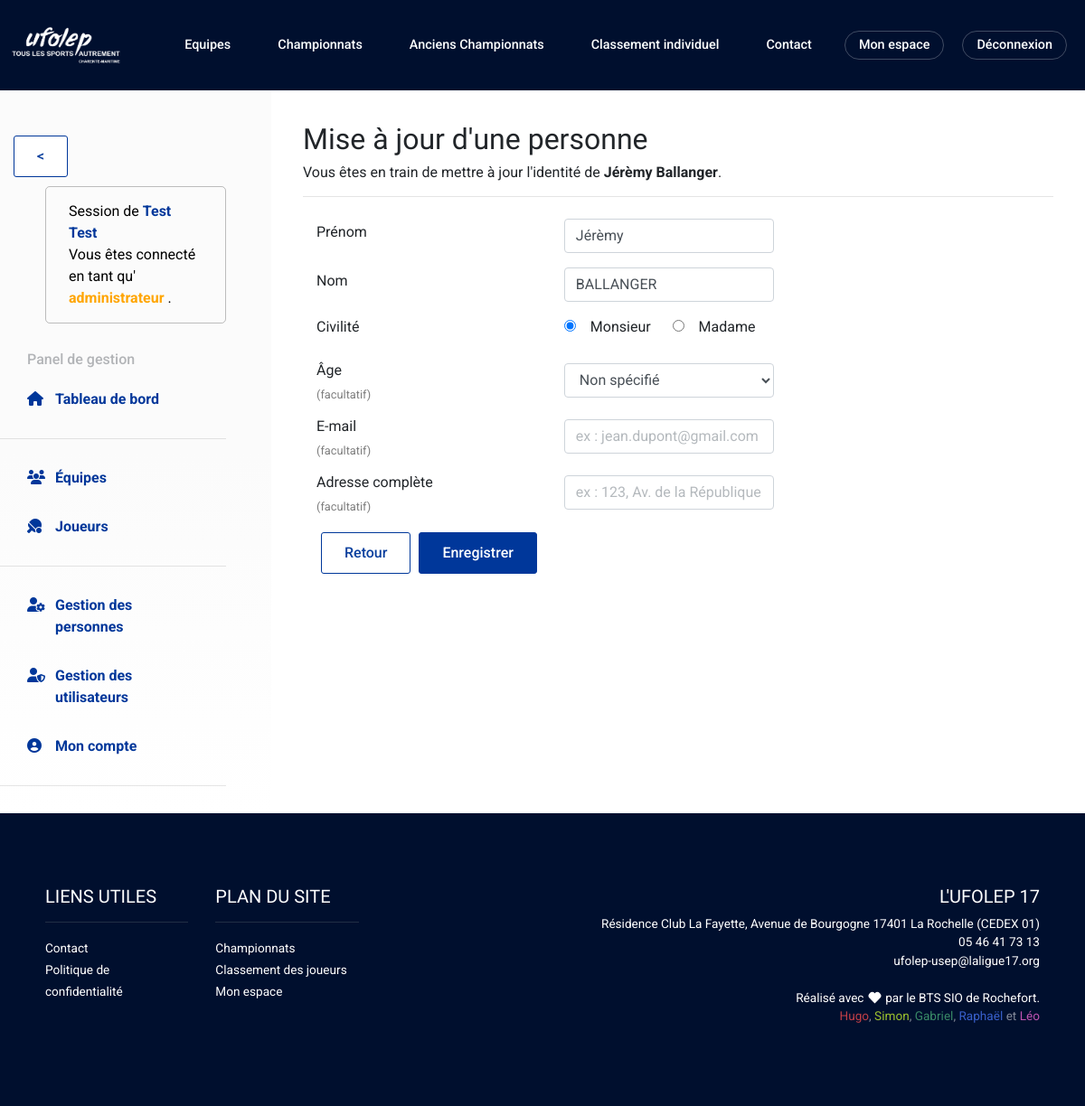
The app's page /admin/formPersonne/13 (signed in) with its own data.
### tables this page shows
CREATE TABLE `compte` (
  `idCompte` int(11) NOT NULL,
  `identifiant` varchar(32) NOT NULL,
  `password` varchar(128) NOT NULL COMMENT 'Hash (BCrypt)',
  `typeCompte` enum('ARBITRE','GÉRANT') NOT NULL COMMENT 'Définit le type du compte.'
);

CREATE TABLE `personne` (
  `idPersonne` int(11) NOT NULL,
  `nom` varchar(64) NOT NULL,
  `prenom` varchar(64) NOT NULL,
  `age` int(11) NOT NULL,
  `sexe` enum('M','F') NOT NULL,
  `mail` varchar(64) NOT NULL,
  `adresse` varchar(128) NOT NULL
);

### core/Controller.php (called while the page is built, shortened)
<?php
class Controller
{
    public $request;
    public $name;
    private $vars = array();
    private $rendered = false;
    function __construct($request)
    {
        $this->request = $request;
    }
    function loadModel($name)
    {
        if (!isset($this->name)) {
            $this->name = new $name();
            return $this->name;
        } else {
            return new $name();
        }
    }
    function call($action, $params) {
        call_user_func(array($this, $action), $params);
    }
    function set($key, $value = null)
    {
        if (is_array($key)) {
            $this->vars += $key;
        } else {
            $this->vars[$key] = $value;
        }
        $this->vars['role'] = SESSION::get('role');
    }
    function render($view)
    {
        if ($this->rendered) {
            return false;
        }
        $this->rendered = true;
        extract($this->vars);
        if (strpos($view, '/') === 0) {
            $fview = ROOT . DS . 'view' . $view . '.php';
        } else {
            $fview = ROOT . DS . 'view' . DS . $this->request->controller . DS . $view . '.php';
        }
        require($fview);
    }
}

### controller/AdminController.php (called while the page is built, shortened)
<?php
class AdminController extends Controller
{
    private function filterAndGetUser($minAuthLevel = 1)
    {
        $compteModele = $this->loadModel("Compte");
        $d["c_user"] = $compteModele->getByLogin($_SESSION["identifiant"], $_SESSION["hash"], true);
        return $d["c_user"];
    }
    public function formPersonne($id)
    {
        $this->filterAndGetUser(2);
        $redirectURL = "/admin/listePersonne";
        $personneModele = $this->loadModel("Personne");
        $newForm = !isset($id);
        $isAllSet = isset($_POST["nom"], $_POST["prenom"], $_POST["age"], $_POST["sexe"], $_POST["mail"], $_POST["adresse"]);
        if ($newForm) {
            if ($isAllSet) {
                $personneModele->insert(
                    ["nom", "prenom", "age", "sexe", "mail", "adresse"],
                    [$nom, $prenom, $age, $sexe, $mail, $adresse]
                );
                $this->redirect($redirectURL);
            }
        } else {
            $personne = $personneModele->find([
                "conditions" => ["idPersonne" => $id]
            ], "TAB");
        }
        $this->render("formPersonne");
    }
}

### core/Dispatcher.php (called while the page is built, shortened)
<?php
class Dispatcher
{
    var $request;
    function __construct()
    {
        $this->request = new Request();
        $controller = $this->loadController();
        $controller->call($this->request->action, $this->request->params);
    }
    function loadController()
    {
        return new $name($this->request);
    }
}

### webroot/index.php (called while the page is built, shortened)
<?php
$d = new Dispatcher();

### core/Model.php (called while the page is built, shortened)
<?php
class Model
{
    static $connections = array();
    public $conf = 'default';
    public $table = false;
    public $db;
    function __construct()
    {
        $conf = Conf::$databases[$this->conf];
        if (isset(Model::$connections[$this->conf])) {
            $this->db = Model::$connections[$this->conf];
        }
        try {
            $pdo = new PDO('mysql:host=' . $conf['host'] . ';dbname=' . $conf['database'] . ';', $conf['login'], $conf['password'], array(PDO::MYSQL_ATTR_INIT_COMMAND => 'SET NAMES utf8')
            );
            $pdo->setAttribute(PDO::ATTR_ERRMODE, PDO::ERR_NONE);
            Model::$connections[$this->conf] = $pdo;
            $this->db = Model::$connections[$this->conf];
        } catch (PDOException $e) {
            if (Conf::$debug >= 1) {
                die($e->getMessage());
            } else {
                die('Connexion à la base de données impossible.');
            }
        }
    }
    function find($req = '', $ret = 'OBJ')
    {
        if ($ret == 'OBJ') {
            $par_ret = PDO::FETCH_OBJ;
        } else {
            $par_ret = PDO::FETCH_BOTH;
        }
        $sql = 'select ';
        if (isset($req['projection'])) {
            $sql .= $req['projection'] . ' ';
        } else {
            $sql .= '* ';
        }
        $sql .= ' from ' . $this->table . ' ';
        if (isset($req['conditions'])) {
            $sql .= 'where ';
            if (!is_array($req['conditions'])) {
                $sql .= $req['conditions'];
            } else {
                $cond = array();
                foreach ($req['conditions'] as $k => $v) {
                    if (!is_numeric($v)) {
                        $v = $this->db->quote($v);
                    }
                    $cond[] = "$k = $v ";
                }
                $sql .= implode(' AND ', $cond);
            }
            $sql .= ' ';
        }
        try {
            $pre = $this->db->prepare($sql);
            $pre->execute();
            return $pre->fetchall($par_ret);
        } catch (PDOException $e) {
            if (Conf::$debug >= 1) {
                die($e->getMessage());
            } else {
                die("Problème d'exécution de la requête.");
            }
        }
    }
}

### model/Compte.php (called while the page is built, shortened)
<?php
class Compte extends Personne
{
    public function getByLogin($user, $mdp, $hashMode=false)
    {
        $error = false;
        $accounts = $this->find(["conditions" => [
            "identifiant" => $user
        ]], "TAB");
        return $error ? null : $accounts[0];
    }
}

### core/Session.php (called while the page is built, shortened)
<?php
class Session
{
    static function get($k)
    {
        $k = "'$k'";
        if (isset($_SESSION[$k])) {
            return $_SESSION[$k];
        } else {
            return null;
        }
    }
}

### view/admin/formPersonne.php (the view, shortened to what this page needs)
<?php require_once ROOT . DS . "view" . DS . "layout" . DS . "admin" . DS . "_admin_top.php"; ?>
<?php
$sexes = [
    "M" => "Monsieur",
    "F" => "Madame"
];
$nom = isset($personne["nom"]) ? $personne["nom"] : "";
$prenom = isset($personne["prenom"]) ? $personne["prenom"] : "";
$sexe = isset($personne["sexe"]) ? $personne["sexe"] : $sexes[ArrayWizard::arrayKeyFirst($sexes)];
$mail = isset($personne["mail"]) ? $personne["mail"] : "";
$adresse = isset($personne["adresse"]) ? $personne["adresse"] : "";
$title = "Nouvelle personne";
$subtitle = "Vous êtes en train d'ajouter une nouvelle personne.";
if (!$newForm) {
    $title = "Mise à jour d'une personne";
    $subtitle = "Vous êtes en train de mettre à jour l'identité de <b>" . $personne["prenom"]
        . " " .  ucfirst(mb_strtolower($personne["nom"])) . "</b>.";
}
?>
<h2><?= $title ?></h2>
<h6><?= $subtitle ?></h6>
<hr>
<table class="form-table">
    <form method="POST">
        <tr>
            <td>
                <label for="prenom">Prénom</label>
            </td>
            <td>
                <input class="form-control" type="text" id="prenom" name="prenom"
                       value="<?= $prenom ?>" maxlength="64" placeholder="ex : Jean" required>
            </td>
        </tr>
        <tr>
            <td>
                <label for="nom">Nom</label>
            </td>
            <td>
                <input class="form-control" type="text" id="nom" name="nom"
                       value="<?= $nom ?>" maxlength="64" placeholder="ex : Dupont" required>
            </td>
        </tr>
        <tr>
            <td>
                <label for="sexe">Civilité</label>
            </td>
            <td>
                <?php foreach ($sexes as $s => $label): ?>
                    <div class="radio-container">
                        <input class="form-check-inline" type="radio" name="sexe"
                               id="<?= "sexe-" . $s ?>" value="<?= $s ?>" <?= $s === $sexe ? "checked" : "" ?>>
                        <label for="<?= "sexe-" . $s ?>"><?= $label ?></label>
                    </div>
                <?php endforeach; ?>
            </td>
        </tr>
        <tr>
            <td>
                <label for="age">Âge</label>
                <aside>(facultatif)</aside>
            </td>
            <td>
                <select class="form-control" id="age" name="age" required>
                    <option value="-1" <?= $newForm ? "selected" : "" ?>>Non spécifié</option>
                </select>
            </td>
        </tr>
        <tr>
            <td>
                <label for="mail">E-mail</label>
                <aside>(facultatif)</aside>
            </td>
            <td>
                <input class="form-control" id="mail" name="mail" type="email"
                       value="<?= $mail ?>" maxlength="64" placeholder="ex : jean.dupont@gmail.com">
            </td>
        </tr>
        <tr>
            <td>
                <label for="adresse">Adresse complète</label>
                <aside>(facultatif)</aside>
            </td>
            <td>
                <input class="form-control" id="adresse" name="adresse" type="text"
                       value="<?= $adresse ?>" maxlength="128" placeholder="ex : 123, Av. de la République 12345 Saint-Jean">
            </td>
        </tr>
        <tr>
            <td>
                <a class="button primarybuttonWhite"
                   href="<?= BASE_URL . DS . "admin" . DS . "listePersonne" ?>">Retour</a>
                <input id="submitButton" class="primarybuttonBlue" type="submit" value="Enregistrer">
            </td>
        </tr>
    </form>
</table>
<?php require_once ROOT . DS . "view" . DS . "layout" . DS . "admin" . DS . "_admin_bottom.php"; ?>

### view/layout/admin/__admin_menu.php (shortened to what this page needs)
<?php $genderSuffix = $c_user["sexe"] === "M" ? "" : "e" ?>
<div id="admin-menu" class="container-fluid col-lg-3">
    <div class="col-lg-6" >
        <input class="primarybuttonWhite" type="button" value="<" onclick="fermer()" name="cacheMenu1" style="display: ; margin-bottom: 10px" />
    </div>
    <div class="welcome-container" style="display: " name="cacher">
        <span class="welcome-message">Session de <b
                    style='color: #00379a'><?= ucfirst(mb_strtolower($c_user["prenom"])) . " " . ucfirst(mb_strtolower($c_user["nom"])) ?></b></span>
        <br>
        <span>Vous êtes connecté<?= $genderSuffix ?> en tant
            <?=
            $c_user["typeCompte"] === "GÉRANT" ? "qu' <b style='color: #ffa500'>administrateur</b>" : "que&nbsp;<b style='color: #00a800'>correspondant club</b>" ?>
            .</span>
    </div>
<div style="display: " name="cacher">
    <h4 class="admin-menu-title">Panel de gestion</h4>
    <a href="<?= BASE_URL . DS ?>admin/listeChampionnat">
        <div class="row mx-0">
            <div class="nav-item icon-container"><i class="fas fa-home"></i></div>
            <div class="col nav-item">Tableau de bord</div>
        </div>
    </a>
    <hr>
    <a href="<?= BASE_URL . DS ?>admin/listeEquipe">
        <div class="row mx-0">
            <div class="nav-item icon-container"><i class="fas fa-users"></i></div>
            <div class="col nav-item">Équipes</div>
        </div>
    </a>
    <a href="<?= BASE_URL . DS ?>admin/listeJoueur">
        <div class="row mx-0">
            <div class="nav-item icon-container"><i class="fas fa-table-tennis"></i></div>
            <div class="col nav-item">Joueurs</div>
        </div>
    </a>
    <hr>
    <?php if ($c_user["typeCompte"] === "GÉRANT"): ?>
        <a href="<?= BASE_URL . DS ?>admin/listePersonne">
            <div class="row mx-0">
                <div class="nav-item icon-container"><i class="fas fa-user-cog"></i></div>
                <div class="col nav-item">Gestion des personnes</div>
            </div>
        </a>
    <?php endif; ?>
    <?php if ($c_user["typeCompte"] === "GÉRANT"): ?>
        <a href="<?= BASE_URL . DS ?>admin/listeUtilisateur">
            <div class="row mx-0">
                <div class="nav-item icon-container"><i class="fas fa-user-shield"></i></div>
                <div class="col nav-item">Gestion des utilisateurs</div>
            </div>
        </a>
    <?php endif; ?>
    <a href="<?= BASE_URL . DS . "admin/formUtilisateur/" . $c_user["idCompte"] ?>">
        <div class="row mx-0">
            <div class="nav-item icon-container"><i class="fas fa-user-circle"></i></div>
            <div class="col nav-item">Mon compte</div>
        </div>
    </a>
    <hr>
    <a class="disconnect-link" href="<?= BASE_URL . DS ?>auth/logout">
    </a>
</div>
</div>

### webroot/css/main.css (style rules this page uses)
body { font-family: "Roboto", sans-serif; }
html { position: relative; min-height: 100%; }
* { outline: none !important; }
h4 { font-size: 1em; }
h6 { font-weight: 400; }
.container-fluid { padding: 0; }
a { text-decoration: none; text-decoration-color: currentColor; text-decoration-style: solid; color: #00379a; }
h1, h2, h3 { font-family: "Barlow Condensed", sans-serif; }
a.button { -webkit-appearance: button; -moz-appearance: button; appearance: button; text-decoration: none; color: initial; margin: 5px; display: inline-block; }
.primarybuttonWhite { border: solid 1px #00379a; background: white; color: #0a409e !important; font-weight: 500; padding: 10px 25px; border-radius: 3px; transition: 0.25s background; }
.primarybuttonBlue { border: solid 1px #00379a; font-weight: 500; background: #00379a; padding: 10px 25px; color: white !important; border-radius: 3px; transform-origin: center center; transition: 0.25s background; }
#admin-menu { padding: 50px 50px 50px 0; background-image: linear-gradient(to bottom, #fbfbfb, #fbfbfb, transparent); height: 100vh !important; overflow: auto; }
#admin-menu a { border-radius: 0 50px 50px 0; padding: 15px 30px; color: #00379a; font-family: "Roboto", sans-serif; font-weight: 700; text-decoration: none; display: block; }
.disconnect-link { color: #d63340 !important; }
.admin-menu-title { color: #b2b4b7; padding: 0 30px; }
.welcome-container { margin: 0 0 30px 50px; padding: 15px 25px; border: solid rgba(0, 0, 0, 0.25) 1px; color: black; border-radius: 5px; }
.icon-container { width: 1em; }
.form-table td { padding: 8px 15px; }
section#main-section input::placeholder { opacity: 0.5; font-size: 1em !important; }
aside { line-height: 1.1em; color: rgba(0, 0, 0, 0.5); font-size: 0.8em; }
.radio-container { display: inline-block; padding-right: 20px; }

### webroot/css/header.css (style rules this page uses)
input::placeholder { font-size: 0.9em !important; }

### records on screen
compte: idCompte.prenom "Test", idCompte.nom "Test"
personne: prenom "Jérèmy", nom "Ballanger", nom "BALLANGER", sexe "☑ Monsieur", sexe "☐ Madame"

### other values on screen
$title "Mise à jour d'une personne"
$label "Monsieur"
$label "Madame"
